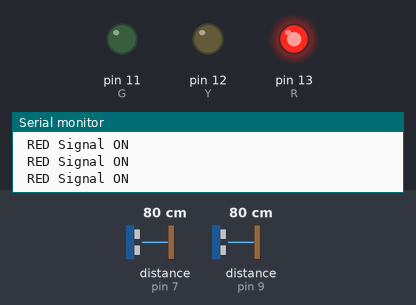
This sketch was run on a simulated Arduino Uno, built with avr-gcc and run on an emulated ATmega328P. Parts: output pins drawn as LEDs (lit = HIGH), the last lines printed to the serial monitor. Inputs (shaded band) come from the test bench; at power-on: distance to the obstacle (sensors on pin 7, pin 9) 80 cm. The echo pulse lasts 58.3 µs per cm.

Above: at 5.0 s.
At 12.5 s:
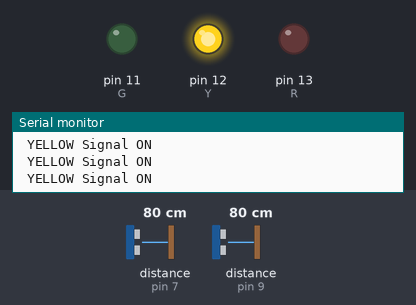
At 20.0 s:
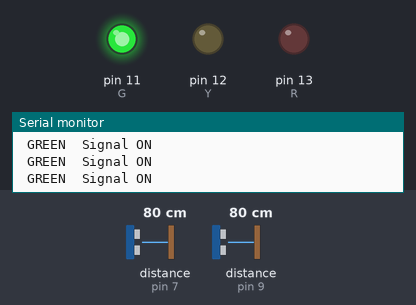
Timing chart, 0 to 32.5 s (numbered marks = the images above):
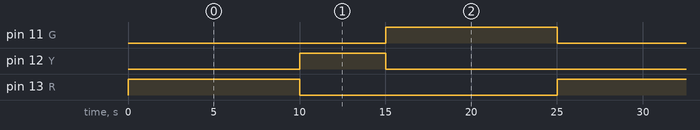

The sketch:

sketch_sep13a__1_.ino
```cpp
#include <NewPing.h>
#define TRIGGER_PIN1  10
#define ECHO_PIN1     9
#define TRIGGER_PIN2  8
#define ECHO_PIN2     7
#define MAX_DISTANCE 200

NewPing sonar1(TRIGGER_PIN1, ECHO_PIN1, MAX_DISTANCE);
NewPing sonar2(TRIGGER_PIN2, ECHO_PIN2, MAX_DISTANCE);
int R = 13;
int Y = 12;
int G = 11;

void setup()
{
  Serial.begin(9600);
  Serial.println("PROJECT NAME");
  pinMode(R, OUTPUT);
  pinMode(Y, OUTPUT);
  pinMode(G, OUTPUT);
  digitalWrite(R, LOW);
  digitalWrite(Y, LOW);
  digitalWrite(G, LOW);
}

void loop()

{

  static int cnt1 = 0;

  static int cnt2 = 0;
  unsigned int duration1 = sonar1.ping(); // Send ping, get ping time in microseconds (uS).
  unsigned int duration2 = sonar2.ping();

  int dist1 = sonar1.convert_cm(duration1); /// pasanger's
  int dist2 = sonar2.convert_cm(duration2);
  //  int dist=distance();// we r calling afunction and that is returning a value
  //  Serial.println(dist1);Serial.println(dist2);

  // Serial.print("Distance");Serial.println(t);

  //Serial.print("Sensor1 Distance : ");Serial.println(dist1);
  //Serial.print("Sensor2 Distance : ");Serial.println(dist2);
  //delay(1000);

  if ((dist1 > 0) && (dist1 < 30))
{
  cnt1++;
  Serial.println(cnt1);
    delay(500);
    if (cnt1== 5)
    {
      digitalWrite(R, HIGH);
   digitalWrite(G,LOW);
    digitalWrite(Y,LOW);
      Serial.println("Passanger Detected RED Signal ON");
      delay(2000);
      cnt1=0;

}
  }


  else if ((dist2>0)&&(dist2<20))
  {
  cnt2++;
  if(cnt2=5)
  {
    digitalWrite(G,HIGH);
   digitalWrite(R,LOW);
    digitalWrite(Y,LOW);
    Serial.println("Vachile dencity detected GREEN Signal ON");
    delay(2000);
    }

  }

  else
  {
    sig();
    Serial.println("Traffic signal in normal Condition");
  }

}

void sig()
{
  int i,j;
for(i=0;i<10;i++)
{
  digitalWrite(R,HIGH);
   digitalWrite(G,LOW);
    digitalWrite(Y,LOW);
  Serial.println(" RED Signal ON");
  delay(1000);
  }

for(i=0;i<5;i++)
{
  digitalWrite(Y,HIGH);
   digitalWrite(R,LOW);
    digitalWrite(G,LOW);
   Serial.println(" YELLOW Signal ON");
  delay(1000);

  }
for(i=0;i<10;i++)
{

 digitalWrite(G,HIGH);
  digitalWrite(Y,LOW);
   digitalWrite(R,LOW);
 Serial.println(" GREEN  Signal ON");
 delay(1000);

}


}
```

Measured:
- by itself, pin 11 (G), pin 13 (R): alternates HIGH for 10.0 s and LOW for 15.0 s
- by itself, pin 12 (Y): alternates HIGH for 5.0 s and LOW for 20.0 s
- by itself, everything shown: repeats every 25.0 s, in 3 steps
